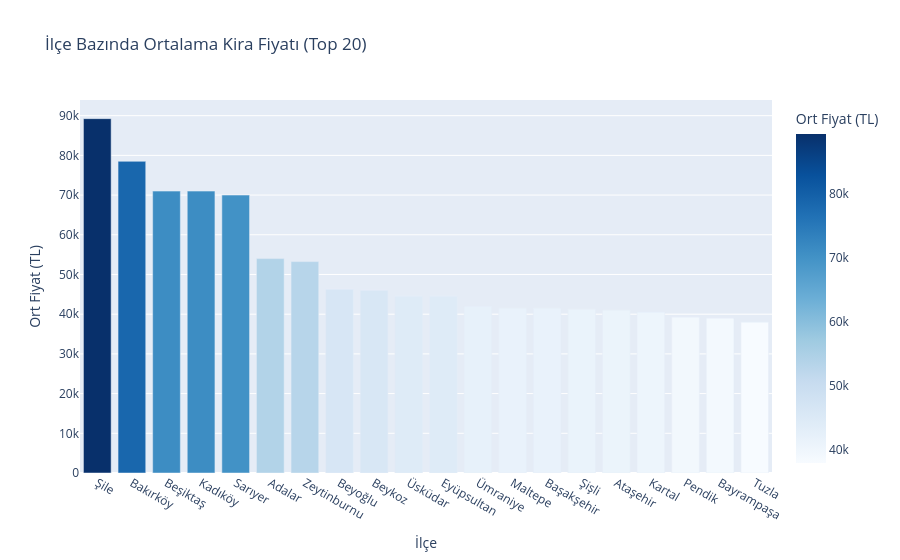

Write notebook code for a chart like this one.
### Code cell
#İlçe Bazında Ortalama Kira Fiyatı
import plotly.express as px

ilce_fiyat = df.groupby('Ilce')['Fiyat'].median().reset_index()
ilce_fiyat = ilce_fiyat.sort_values('Fiyat', ascending=False).head(20)

fig = px.bar(ilce_fiyat, 
             x='Ilce', y='Fiyat',
             color='Fiyat',
             color_continuous_scale='Blues',
             title='İlçe Bazında Ortalama Kira Fiyatı (Top 20)',
             labels={'Fiyat': 'Ort Fiyat (TL)', 'Ilce': 'İlçe'})
fig.show()

### Figure 1 — Plotly figure (JSON) as saved in the notebook; plotly's stock layout.template omitted (floating-point values rounded to 4 significant figures)
{"data": [{"hovertemplate": "İlçe=%{x}<br>Ort Fiyat (TL)=%{marker.color}<extra></extra>", "legendgroup": "", "marker": {"color": [89250.0, 78500.0, 71000.0, 71000.0, 70000.0, 54000.0, 53250.0, 46250.0, 46000.0, 44500.0, 44500.0, 42000.0, 41500.0, 41500.0, 41250.0, 41000.0, 40500.0, 39250.0, 39000.0, 38000.0], "coloraxis": "coloraxis", "pattern": {"shape": ""}}, "name": "", "orientation": "v", "showlegend": false, "textposition": "auto", "type": "bar", "x": ["Şile", "Bakırköy", "Beşiktaş", "Kadıköy", "Sarıyer", "Adalar", "Zeytinburnu", "Beyoğlu", "Beykoz", "Üsküdar", "Eyüpsultan", "Ümraniye", "Maltepe", "Başakşehir", "Şişli", "Ataşehir", "Kartal", "Pendik", "Bayrampaşa", "Tuzla"], "xaxis": "x", "y": [89250.0, 78500.0, 71000.0, 71000.0, 70000.0, 54000.0, 53250.0, 46250.0, 46000.0, 44500.0, 44500.0, 42000.0, 41500.0, 41500.0, 41250.0, 41000.0, 40500.0, 39250.0, 39000.0, 38000.0], "yaxis": "y"}], "layout": {"barmode": "relative", "coloraxis": {"colorbar": {"title": {"text": "Ort Fiyat (TL)"}}, "colorscale": [[0, "rgb(247,251,255)"], [0.125, "rgb(222,235,247)"], [0.25, "rgb(198,219,239)"], [0.375, "rgb(158,202,225)"], [0.5, "rgb(107,174,214)"], [0.625, "rgb(66,146,198)"], [0.75, "rgb(33,113,181)"], [0.875, "rgb(8,81,156)"], [1, "rgb(8,48,107)"]]}, "legend": {"tracegroupgap": 0}, "title": {"text": "İlçe Bazında Ortalama Kira Fiyatı (Top 20)"}, "xaxis": {"anchor": "y", "domain": [0, 1], "title": {"text": "İlçe"}}, "yaxis": {"anchor": "x", "domain": [0, 1], "title": {"text": "Ort Fiyat (TL)"}}}}
